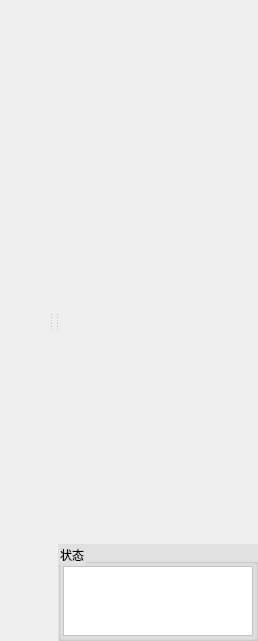
     <widget class="QSplitter" name="splitter">
      <property name="sizePolicy">
       <sizepolicy hsizetype="Expanding" vsizetype="Preferred">
        <horstretch>0</horstretch>
        <verstretch>0</verstretch>
       </sizepolicy>
      </property>
      <property name="orientation">
       <enum>Qt::Horizontal</enum>
      </property>
      <property name="handleWidth">
       <number>2</number>
      </property>
      <widget class="QWidget" name="cameraSelectwidget" native="true">
       <property name="sizePolicy">
        <sizepolicy hsizetype="Preferred" vsizetype="Preferred">
         <horstretch>0</horstretch>
         <verstretch>0</verstretch>
        </sizepolicy>
       </property>
       <property name="minimumSize">
        <size>
         <width>50</width>
         <height>0</height>
        </size>
       </property>
       <property name="maximumSize">
        <size>
         <width>300</width>
         <height>16777215</height>
        </size>
       </property>
       <property name="sizeIncrement">
        <size>
         <width>0</width>
         <height>0</height>
        </size>
       </property>
       <property name="styleSheet">
        <string notr="true"/>
       </property>
       <layout class="QGridLayout" name="gridLayout_6">
        <property name="leftMargin">
         <number>0</number>
        </property>
        <property name="topMargin">
         <number>0</number>
        </property>
        <property name="rightMargin">
         <number>0</number>
        </property>
        <property name="bottomMargin">
         <number>0</number>
        </property>
        <property name="spacing">
         <number>0</number>
        </property>
       </layout>
      </widget>
      <widget class="QWidget" name="ImageShowWidget" native="true">
       <property name="sizePolicy">
        <sizepolicy hsizetype="Expanding" vsizetype="Expanding">
         <horstretch>0</horstretch>
         <verstretch>0</verstretch>
        </sizepolicy>
       </property>
       <property name="minimumSize">
        <size>
         <width>0</width>
         <height>0</height>
        </size>
       </property>
       <property name="font">
        <font>
         <weight>50</weight>
         <bold>false</bold>
        </font>
       </property>
       <property name="mouseTracking">
        <bool>false</bool>
       </property>
       <property name="styleSheet">
        <string notr="true"/>
       </property>
       <layout class="QGridLayout" name="gridLayout_5">
        <property name="leftMargin">
         <number>2</number>
        </property>
        <property name="topMargin">
         <number>2</number>
        </property>
        <property name="rightMargin">
         <number>2</number>
        </property>
        <property name="bottomMargin">
         <number>2</number>
        </property>
        <property name="spacing">
         <number>2</number>
        </property>
       </layout>
      </widget>
      <widget class="QFrame" name="frame">
       <property name="sizePolicy">
        <sizepolicy hsizetype="Minimum" vsizetype="Preferred">
         <horstretch>0</horstretch>
         <verstretch>0</verstretch>
        </sizepolicy>
       </property>
       <property name="minimumSize">
        <size>
         <width>200</width>
         <height>0</height>
        </size>
       </property>
       <property name="maximumSize">
        <size>
         <width>300</width>
         <height>16777215</height>
        </size>
       </property>
       <layout class="QVBoxLayout" name="verticalLayout" stretch="0,0,0">
        <property name="spacing">
         <number>2</number>
        </property>
        <property name="leftMargin">
         <number>0</number>
        </property>
        <property name="topMargin">
         <number>0</number>
        </property>
        <property name="rightMargin">
         <number>0</number>
        </property>
        <property name="bottomMargin">
         <number>0</number>
        </property>
        <item>
         <widget class="QWidget" name="ProductConfigWidget" native="true">
          <property name="sizePolicy">
           <sizepolicy hsizetype="Ignored" vsizetype="Preferred">
            <horstretch>0</horstretch>
            <verstretch>0</verstretch>
           </sizepolicy>
          </property>
          <property name="minimumSize">
           <size>
            <width>0</width>
            <height>240</height>
           </size>
          </property>
          <property name="maximumSize">
           <size>
            <width>16777215</width>
            <height>16777215</height>
           </size>
          </property>
          <property name="styleSheet">
           <string notr="true"/>
          </property>
          <layout class="QGridLayout" name="gridLayout_4">
           <property name="leftMargin">
            <number>0</number>
           </property>
           <property name="topMargin">
            <number>0</number>
           </property>
           <property name="rightMargin">
            <number>0</number>
           </property>
           <property name="bottomMargin">
            <number>0</number>
           </property>
           <property name="spacing">
            <number>0</number>
           </property>
          </layout>
         </widget>
        </item>
        <item>
         <widget class="QWidget" name="CameraConfigWidget" native="true">
          <property name="sizePolicy">
           <sizepolicy hsizetype="Ignored" vsizetype="Preferred">
            <horstretch>0</horstretch>
            <verstretch>0</verstretch>
           </sizepolicy>
          </property>
          <property name="minimumSize">
           <size>
            <width>0</width>
            <height>300</height>
           </size>
          </property>
          <property name="maximumSize">
           <size>
            <width>16777215</width>
            <height>16777215</height>
           </size>
          </property>
          <property name="styleSheet">
           <string notr="true"/>
          </property>
          <layout class="QGridLayout" name="gridLayout_7">
           <property name="leftMargin">
            <number>0</number>
           </property>
           <property name="topMargin">
            <number>0</number>
           </property>
           <property name="rightMargin">
            <number>0</number>
           </property>
           <property name="bottomMargin">
            <number>0</number>
           </property>
           <property name="spacing">
            <number>0</number>
           </property>
          </layout>
         </widget>
        </item>
        <item>
         <widget class="QWidget" name="InfoWidget" native="true">
          <property name="sizePolicy">
           <sizepolicy hsizetype="Ignored" vsizetype="Preferred">
            <horstretch>0</horstretch>
            <verstretch>0</verstretch>
           </sizepolicy>
          </property>
          <property name="minimumSize">
           <size>
            <width>0</width>
            <height>0</height>
           </size>
          </property>
          <property name="maximumSize">
           <size>
            <width>16777215</width>
            <height>16777215</height>
           </size>
          </property>
          <property name="styleSheet">
           <string notr="true">background-color: rgb(225, 225, 225);</string>
          </property>
          <layout class="QGridLayout" name="gridLayout_3">
           <property name="leftMargin">
            <number>0</number>
           </property>
           <property name="topMargin">
            <number>0</number>
           </property>
           <property name="rightMargin">
            <number>0</number>
           </property>
           <property name="bottomMargin">
            <number>0</number>
           </property>
           <property name="spacing">
            <number>0</number>
           </property>
           <item row="0" column="0">
            <widget class="QGroupBox" name="groupBox_7">
             <property name="font">
              <font>
               <pointsize>9</pointsize>
              </font>
             </property>
             <property name="title">
              <string>状态</string>
             </property>
             <layout class="QGridLayout" name="gridLayout_2">
              <property name="leftMargin">
               <number>2</number>
              </property>
              <property name="topMargin">
               <number>2</number>
              </property>
              <property name="rightMargin">
               <number>2</number>
              </property>
              <property name="bottomMargin">
               <number>2</number>
              </property>
              <property name="spacing">
               <number>4</number>
              </property>
              <item row="0" column="0">
               <widget class="QTextEdit" name="systemInfo">
                <property name="font">
                 <font>
                  <pointsize>9</pointsize>
                 </font>
                </property>
                <property name="styleSheet">
                 <string notr="true">background-color: rgb(255, 255, 255);</string>
                </property>
               </widget>
              </item>
             </layout>
            </widget>
           </item>
          </layout>
         </widget>
        </item>
       </layout>
      </widget>
     </widget>
